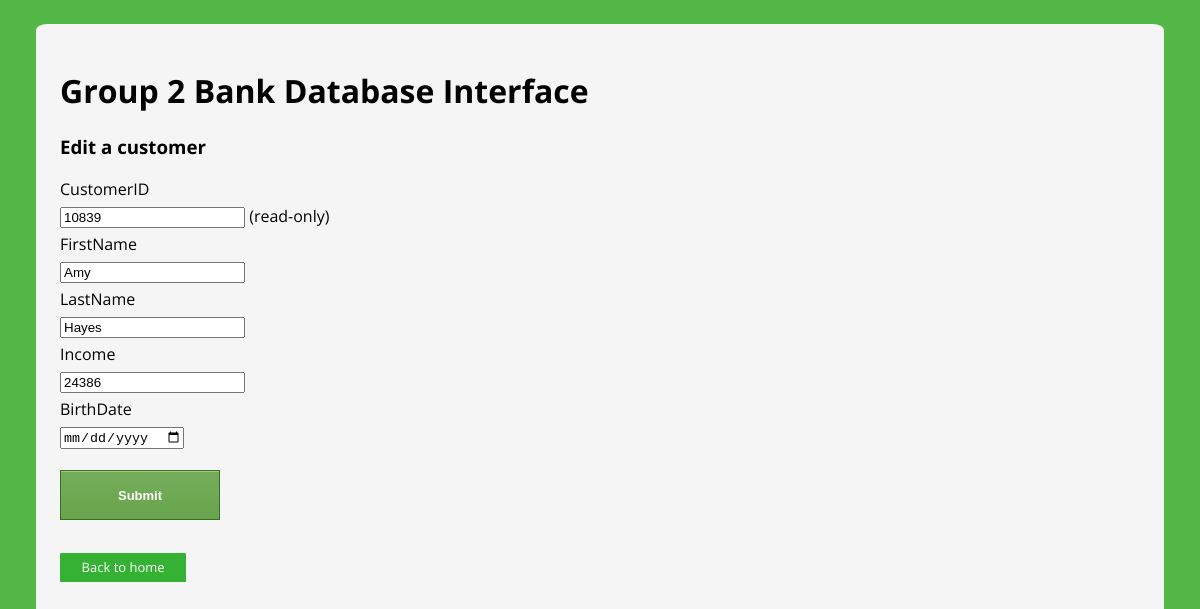
The app's page /bank_web_interface/customer/update-single.php?id=10839 with its own data.
### tables this page shows
CREATE TABLE Customer (
    customerID INT NOT NULL AUTO_INCREMENT,
    firstName VARCHAR(30) DEFAULT '',
    lastName VARCHAR(30) DEFAULT '',
    income DOUBLE DEFAULT 0.00,
    birthDate DATE,
    PRIMARY KEY (customerID)
);

### common.php (called while the page is built, shortened)
<?php
function escape($html)
{
    return htmlspecialchars($html, ENT_QUOTES | ENT_SUBSTITUTE, "UTF-8");
}

### bank_web_interface/customer/update-single.php (the view, shortened to what this page needs)
<?php
require "../../common.php";
if (isset($_GET['id'])) {
    try {
        $connection = new PDO($dsn, $username, $password, $options);
        $id = $_GET['id'];
        $sql = "SELECT * FROM Customer WHERE customerID = :id";
        $statement = $connection->prepare($sql);
        $statement->bindValue(':id', $id);
        $statement->execute();
        $customer = $statement->fetch(PDO::FETCH_ASSOC);
    } catch (PDOException $error) {
        echo $sql . "<br>" . $error->getMessage();
    }
} else {
    echo "Something went wrong!";
    exit;
}
function renderInputType($key)
{
    if ($key == 'birthDate') {
        echo 'date';
    } elseif ($key == 'income') {
        echo "number";
    } else {
        echo 'text';
    }
}
?>
<?php
    include "../templates/header.php";
?>
<h3>Edit a customer</h3>
<form method="post">
  <?php foreach ($customer as $key => $value) : ?>
    <label for="<?php echo $key; ?>">
        <?php echo ucfirst($key); ?>
    </label>
    <input
    type="<?php renderInputType($key) ?>"
    step="<?php if ($key == 'income') {
    echo '0.01';
} ?>"
    name="<?php echo $key; ?>"
    id="<?php echo $key; ?>"
    value="<?php echo escape($value); ?>">
    <?php echo($key === 'customerID' ? '(read-only)' : null); ?>
  <?php endforeach; ?>
  <input type="submit" name="submit" value="Submit">
</form>
<a href="../index.php">Back to home</a>
<?php require "../templates/footer.php"; ?>

### bank_web_interface/css/style.css (style rules this page uses)
HTML { background-color: #003F2D; background-color: #54B848; }
body { background-color: whitesmoke; width: 90%; margin: 2% auto; padding: 2%; font-family: 'Open Sans', sans-serif; border-radius: 1%; }
label { display: block; margin: 5px 0; }
input[type="submit"] { box-shadow:inset 0px 1px 0px 0px #9acc85; background:linear-gradient(to bottom, #74ad5a 5%, #68a54b 100%); background-color:#74ad5a; border:1px solid #3b6e22; display:block; margin: 2% 0; width: 160px; height: 50px; cursor:pointer; color:#ffffff; font-family:Arial; font-size:13px; font-weight:bold; padding:6px 12px; text-decoration:none; }
a { text-decoration: none; background-color: #35B234; color: white; font-size: small; display: inline-block; border-radius: 2%; padding: .5% 2%; margin: 1% 0; }

### records on screen
customer: customerID "10839", firstName "Amy", lastName "Hayes", income "24386"

### other values on screen
$key "CustomerID"
$key "FirstName"
$key "LastName"
$key "Income"
$key "BirthDate"
